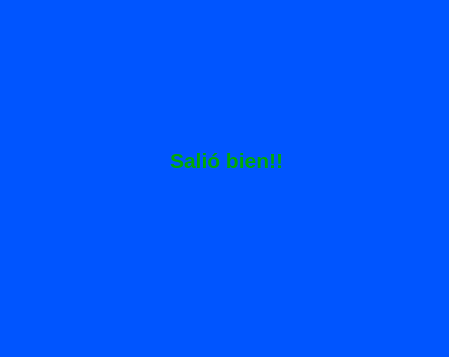
<?xml version="1.0" encoding="UTF-8"?>
<ui version="4.0">
 <class>Form</class>
 <widget class="QWidget" name="Form">
  <property name="geometry">
   <rect>
    <x>0</x>
    <y>0</y>
    <width>449</width>
    <height>357</height>
   </rect>
  </property>
  <property name="windowTitle">
   <string>Form</string>
  </property>
  <property name="styleSheet">
   <string notr="true">background-color: rgb(0, 85, 255);</string>
  </property>
  <widget class="QLabel" name="label">
   <property name="geometry">
    <rect>
     <x>170</x>
     <y>140</y>
     <width>151</width>
     <height>41</height>
    </rect>
   </property>
   <property name="font">
    <font>
     <pointsize>16</pointsize>
     <weight>75</weight>
     <bold>true</bold>
    </font>
   </property>
   <property name="styleSheet">
    <string notr="true">color: rgb(0, 170, 0)</string>
   </property>
   <property name="text">
    <string>Salió bien!!</string>
   </property>
  </widget>
 </widget>
 <resources/>
 <connections/>
</ui>
